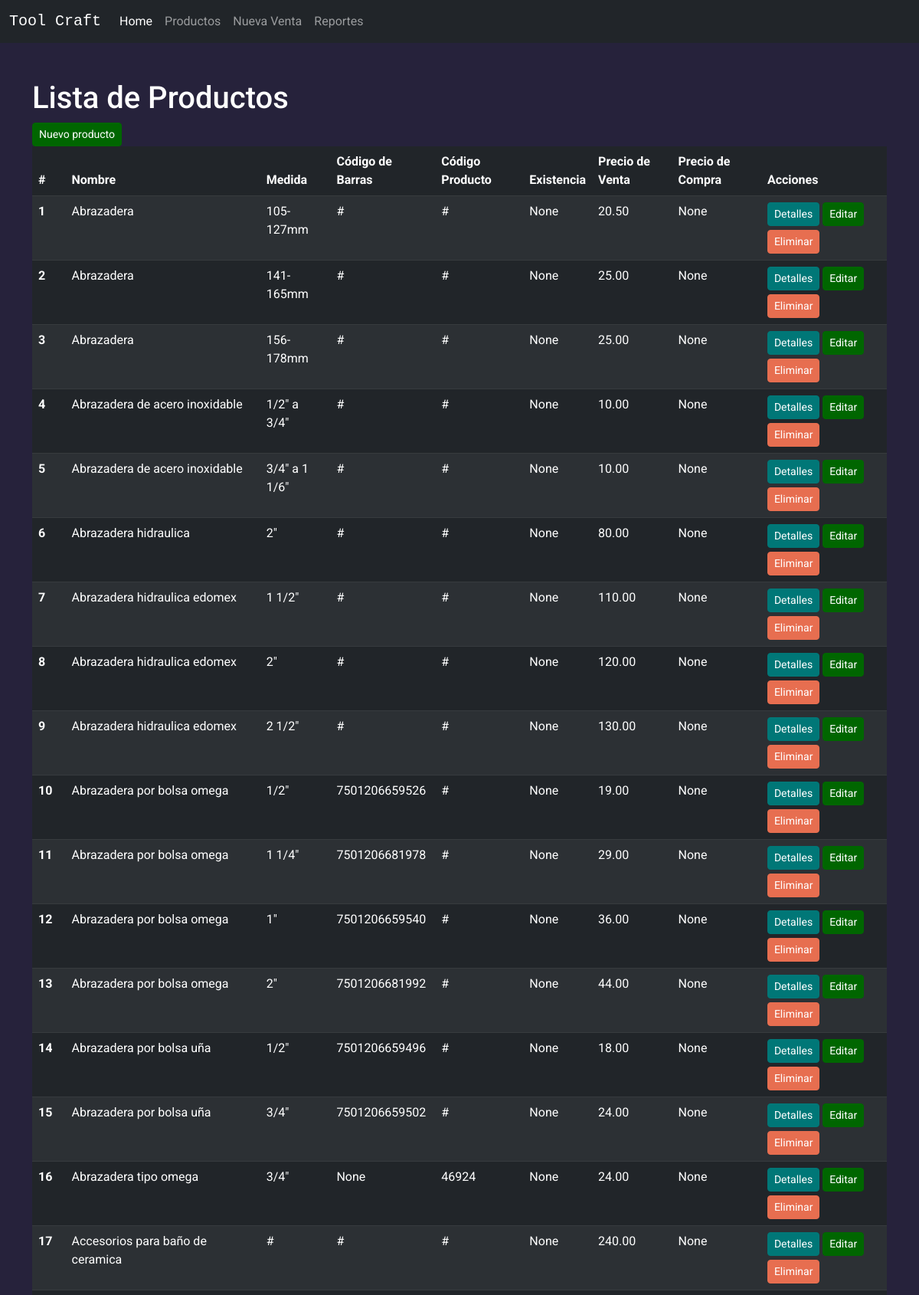
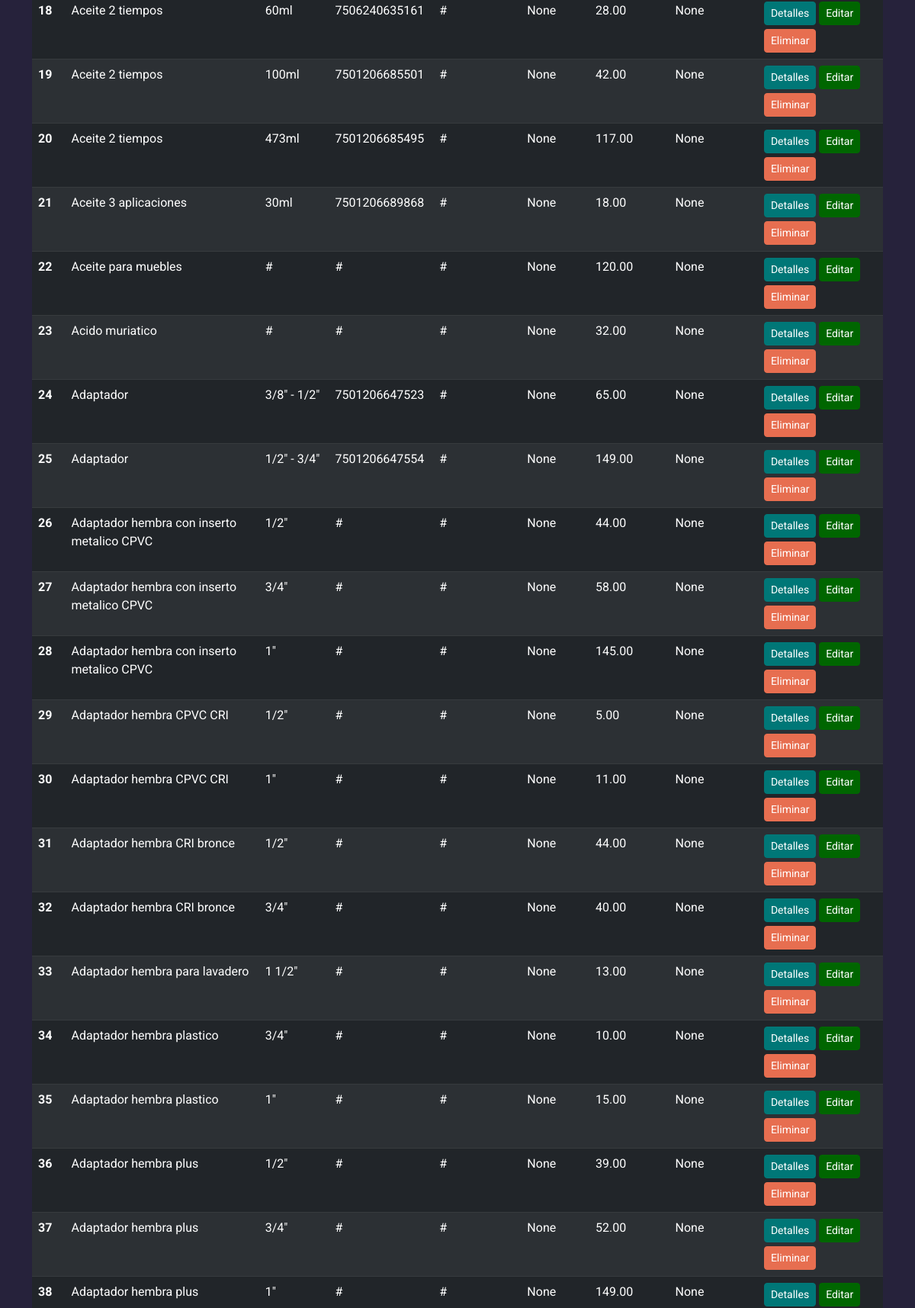
/productos/ (upper part), run on the app's committed database (2 pictures, top to bottom).
### Inventario/models.py (models this page shows, shortened)
class Producto(models.Model):
    nombre = models.CharField(max_length=255, verbose_name='Nombre del Producto')
    medida = models.CharField(max_length=255, verbose_name='Medida (por ejemplo: cm, pulg, kg, oz o litros)', blank=True, null=True,)
    codigo_barras = models.CharField(max_length=255, verbose_name="Codigo de Barra", blank=True, null=True,)
    codigo_producto = models.CharField(blank=True, null=True, max_length=25, verbose_name='Codigo Producto')
    existencia = models.PositiveIntegerField(verbose_name='Existencias Disponible', blank=True, null=True,)
    precio_venta = models.DecimalField(max_digits=10, decimal_places=2, verbose_name='Precio de Venta', blank=True, null=True,)
    precio_compra = models.DecimalField(max_digits=10, decimal_places=2, verbose_name='Precio de Compra', blank=True, null=True,)
    fecha_creacion = models.DateField(auto_now_add=True, verbose_name='Fecha de Creación')
    imagen = models.ImageField(blank=True, null=True, verbose_name='Imagen del Producto')
    class Meta:
        verbose_name_plural = 'Productos'

### Inventario/views.py (the view)
# urls.py: path('productos/', ProductoListView.as_view(), name='producto_list'),
class ProductoListView(ListView):
    model = Producto
    template_name = 'producto_list.html'
    context_object_name = 'productos'

### Venta/context_processor.py (called while the page is built)
def total_venta(request):
    total = 0
    if request.user.is_authenticated:
        if "venta" in request.session.keys():
            for key, value in request.session["venta"].items():
                total += float(value["acumulado"])
                print(total)
    return {"total_venta": Decimal(total)}

### Inventario/templates/producto_list.html (shortened to what this page needs)
{% extends 'base.html' %}
{%load static%}
{%block extra_css%}
<link rel="stylesheet" href="https://cdn.datatables.net/2.0.0/css/dataTables.dataTables.css">
{%endblock%}
{% block content %}
    <h1 >Lista de Productos</h1>
    <a href="{% url 'producto_create'%}" class="btn btn-custom-warning btn-sm">Nuevo producto</a>
    <div>
        <div class="dt-conteiner dt-bootstrap5" >
            <table class="table table-dark table-striped " id="productosTable" >
                <thead>
                <tr>
                    <th scope="col">#</th>
                    <th scope="col">Nombre</th>
                    <th scope="col">Medida</th>
                    <th scope="col">Código de Barras</th>
                    <th scope="col">Código Producto</th>
                    <th scope="col">Existencia</th>
                    <th scope="col">Precio de Venta</th>
                    <th scope="col">Precio de Compra</th>
                    <th scope="col">Acciones</th>
                </tr>
                </thead>
                <tbody>
                {% for producto in object_list %}
                    <tr>
                    <th scope="row">{{ forloop.counter }}</th>
                    <td>{{ producto.nombre }}</td>
                    <td>{{ producto.medida }}</td>
                    <td>{{ producto.codigo_barras }}</td>
                    <td>{{ producto.codigo_producto }}</td>
                    <td>{{ producto.existencia }}</td>
                    <td>{{ producto.precio_venta }}</td>
                    <td>{{ producto.precio_compra }}</td>
                    <td>
                        <a href="#" onclick="return abrir_modal('{% url 'producto_detail' pk=producto.id %}')" class="btn btn-custom-info btn-sm">Detalles</a>
                        <a href="#" onclick="return abrir_modal('{% url 'producto_update' pk=producto.id %}')" class="btn btn-custom-warning btn-sm">Editar</a>
                        <a onclick="return abrir_modal('{% url 'producto_delete' pk=producto.id %}')" href="#" class="btn btn-custom-danger btn-sm" style="margin-top: 5px; ">Eliminar</a>
                    </td>
                    </tr>
                {% endfor %}
                </tbody>
            </table>
        </div>
    </div>
{% endblock %}

### static/css/styleTC.css (style rules this page uses)
body { font-family: "Roboto", Helvetica, sans-serif; background-color: #26223b!important; color: white!important; }
h1, h2, h3, p, a { color: white; }
.btn-custom-info { color: #ffffff!important; background-color: #007777 !important; border-color: #007777; }
.btn-custom-warning { color: #ffffff!important; background-color: #006600 !important; border-color: #006600; }
.btn-custom-danger { color: #ffffff!important; background-color: #e76e50 !important; border-color: #e76e50; }

### data on the page
Producto: nombre "Abrazadera", medida "105-127mm", codigo_barras "#", codigo_producto "#", existencia "None", precio_venta "20.50", precio_compra "None"
Producto: nombre "Abrazadera", medida "141-165mm", codigo_barras "#", codigo_producto "#", existencia "None", precio_venta "25.00", precio_compra "None"
Producto: nombre "Abrazadera", medida "156-178mm", codigo_barras "#", codigo_producto "#", existencia "None", precio_venta "25.00", precio_compra "None"
Producto: nombre "Abrazadera de acero inoxidable", medida "1/2\" a 3/4\"", codigo_barras "#", codigo_producto "#", existencia "None", precio_venta "10.00", precio_compra "None"
Producto: nombre "Abrazadera de acero inoxidable", medida "3/4\" a 1 1/6\"", codigo_barras "#", codigo_producto "#", existencia "None", precio_venta "10.00", precio_compra "None"
Producto: nombre "Abrazadera hidraulica", medida "2\"", codigo_barras "#", codigo_producto "#", existencia "None", precio_venta "80.00", precio_compra "None"
Producto: nombre "Abrazadera hidraulica edomex", medida "1 1/2\"", codigo_barras "#", codigo_producto "#", existencia "None", precio_venta "110.00", precio_compra "None"
Producto: nombre "Abrazadera hidraulica edomex", medida "2\"", codigo_barras "#", codigo_producto "#", existencia "None", precio_venta "120.00", precio_compra "None"
Producto: nombre "Abrazadera hidraulica edomex", medida "2 1/2\"", codigo_barras "#", codigo_producto "#", existencia "None", precio_venta "130.00", precio_compra "None"
Producto: nombre "Abrazadera por bolsa omega", medida "1/2\"", codigo_barras "7501206659526", codigo_producto "#", existencia "None", precio_venta "19.00", precio_compra "None"
Producto: nombre "Abrazadera por bolsa omega", medida "1 1/4\"", codigo_barras "7501206681978", codigo_producto "#", existencia "None", precio_venta "29.00", precio_compra "None"
Producto: nombre "Abrazadera por bolsa omega", medida "1\"", codigo_barras "7501206659540", codigo_producto "#", existencia "None", precio_venta "36.00", precio_compra "None"
Producto: nombre "Abrazadera por bolsa omega", medida "2\"", codigo_barras "7501206681992", codigo_producto "#", existencia "None", precio_venta "44.00", precio_compra "None"
Producto: nombre "Abrazadera por bolsa uña", medida "1/2\"", codigo_barras "7501206659496", codigo_producto "#", existencia "None", precio_venta "18.00", precio_compra "None"
Producto: nombre "Abrazadera por bolsa uña", medida "3/4\"", codigo_barras "7501206659502", codigo_producto "#", existencia "None", precio_venta "24.00", precio_compra "None"
Producto: nombre "Abrazadera tipo omega", medida "3/4\"", codigo_barras "None", codigo_producto "46924", existencia "None", precio_venta "24.00", precio_compra "None"
Producto: nombre "Accesorios para baño de ceramica", medida "#", codigo_barras "#", codigo_producto "#", existencia "None", precio_venta "240.00", precio_compra "None"
Producto: nombre "Aceite 2 tiempos", medida "60ml", codigo_barras "7506240635161", codigo_producto "#", existencia "None", precio_venta "28.00", precio_compra "None"
Producto: nombre "Aceite 2 tiempos", medida "100ml", codigo_barras "7501206685501", codigo_producto "#", existencia "None", precio_venta "42.00", precio_compra "None"
Producto: nombre "Aceite 2 tiempos", medida "473ml", codigo_barras "7501206685495", codigo_producto "#", existencia "None", precio_venta "117.00", precio_compra "None"
Producto: nombre "Aceite 3 aplicaciones", medida "30ml", codigo_barras "7501206689868", codigo_producto "#", existencia "None", precio_venta "18.00", precio_compra "None"
Producto: nombre "Aceite para muebles", medida "#", codigo_barras "#", codigo_producto "#", existencia "None", precio_venta "120.00", precio_compra "None"
Producto: nombre "Acido muriatico", medida "#", codigo_barras "#", codigo_producto "#", existencia "None", precio_venta "32.00", precio_compra "None"
Producto: nombre "Adaptador", medida "3/8\" - 1/2\"", codigo_barras "7501206647523", codigo_producto "#", existencia "None", precio_venta "65.00", precio_compra "None"
Producto: nombre "Adaptador", medida "1/2\" - 3/4\"", codigo_barras "7501206647554", codigo_producto "#", existencia "None", precio_venta "149.00", precio_compra "None"
Producto: nombre "Adaptador hembra con inserto metalico CPVC", medida "1/2\"", codigo_barras "#", codigo_producto "#", existencia "None", precio_venta "44.00", precio_compra "None"
Producto: nombre "Adaptador hembra con inserto metalico CPVC", medida "3/4\"", codigo_barras "#", codigo_producto "#", existencia "None", precio_venta "58.00", precio_compra "None"
Producto: nombre "Adaptador hembra con inserto metalico CPVC", medida "1\"", codigo_barras "#", codigo_producto "#", existencia "None", precio_venta "145.00", precio_compra "None"
Producto: nombre "Adaptador hembra CPVC CRI", medida "1/2\"", codigo_barras "#", codigo_producto "#", existencia "None", precio_venta "5.00", precio_compra "None"
Producto: nombre "Adaptador hembra CPVC CRI", medida "1\"", codigo_barras "#", codigo_producto "#", existencia "None", precio_venta "11.00", precio_compra "None"
Producto: nombre "Adaptador hembra CRI bronce", medida "1/2\"", codigo_barras "#", codigo_producto "#", existencia "None", precio_venta "44.00", precio_compra "None"
Producto: nombre "Adaptador hembra CRI bronce", medida "3/4\"", codigo_barras "#", codigo_producto "#", existencia "None", precio_venta "40.00", precio_compra "None"
Producto: nombre "Adaptador hembra para lavadero", medida "1 1/2\"", codigo_barras "#", codigo_producto "#", existencia "None", precio_venta "13.00", precio_compra "None"
Producto: nombre "Adaptador hembra plastico", medida "3/4\"", codigo_barras "#", codigo_producto "#", existencia "None", precio_venta "10.00", precio_compra "None"
Producto: nombre "Adaptador hembra plastico", medida "1\"", codigo_barras "#", codigo_producto "#", existencia "None", precio_venta "15.00", precio_compra "None"
Producto: nombre "Adaptador hembra plus", medida "1/2\"", codigo_barras "#", codigo_producto "#", existencia "None", precio_venta "39.00", precio_compra "None"
Producto: nombre "Adaptador hembra plus", medida "3/4\"", codigo_barras "#", codigo_producto "#", existencia "None", precio_venta "52.00", precio_compra "None"
Producto: nombre "Adaptador hembra plus", medida "1\"", codigo_barras "#", codigo_producto "#", existencia "None", precio_venta "149.00", precio_compra "None"
